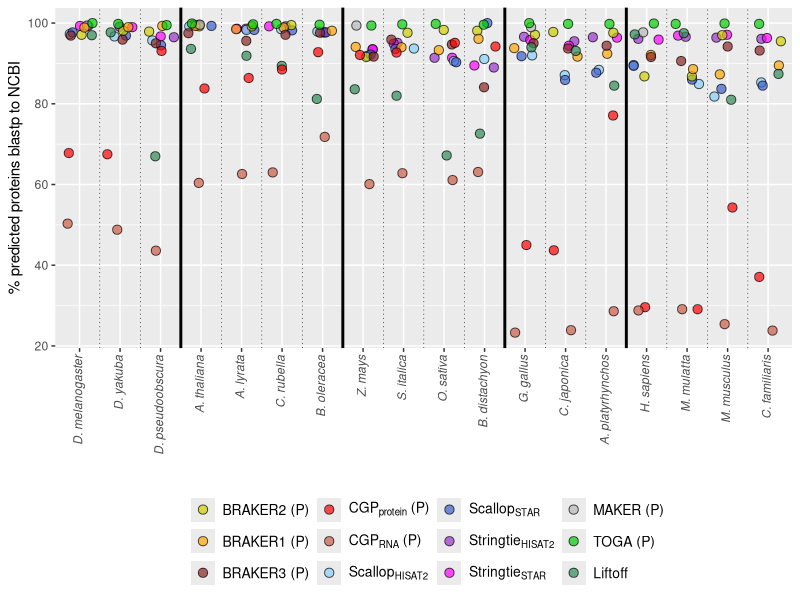
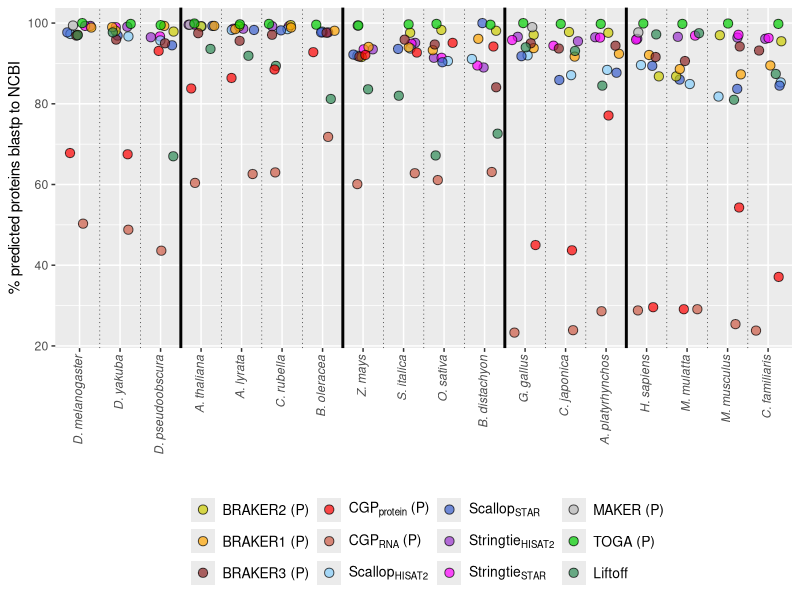

Reproduce these figures in R, in order.
## ---- chunk 1
currentdir=getwd()
setwd(currentdir)
library(tidyverse)
## ---- chunk 2
annotations <-read_csv("../../data/Table_S3.csv")
annotations <- annotations %>% filter(!method %in% c("BrkProt-unfilt","BrkProt-fullsupport","BrkRNA-unfilt",
                                                     "BrkRNA-fullsupport","CGPdenovo","TSEBRA","MakerNoRnaNoEvm",
                                                     "MakerRnaEvm","MakerNoRnaEvm")) 

methodlabels<-c("BRAKER2 (P)","BRAKER1 (P)","BRAKER3 (P)",expression(paste(CGP[protein]," (P)")),expression(paste(CGP[RNA]," (P)")),expression(Scallop[HISAT2]),expression(Scallop[STAR]),expression(Stringtie[HISAT2]),expression(Stringtie[STAR]),"MAKER (P)","TOGA (P)","Liftoff")

annotations$method <- factor(annotations$method,levels=c("BrkProt","BrkRNA","Braker3","CGPprotein","CGPrnaseq",
                                           "ScalHisat","ScalStar","StrHisat","StrStar","MakerRnaNoEvm","TOGA","liftoff"))

annotations <- annotations %>% mutate(species = str_replace(species, "dmelanogaster", "D. melanogaster")) %>%
     mutate(species = str_replace(species, "dpseudoobscura", "D. pseudoobscura")) %>%  
     mutate(species = str_replace(species, "dyakuba", "D. yakuba")) %>%
     mutate(species = str_replace(species, "alyrata", "A. lyrata")) %>%
     mutate(species = str_replace(species, "athaliana", "A. thaliana")) %>%
     mutate(species = str_replace(species, "boleracea", "B. oleracea")) %>%
     mutate(species = str_replace(species, "crubella", "C. rubella")) %>%
     mutate(species = str_replace(species, "osativa", "O. sativa")) %>%
     mutate(species = str_replace(species, "sitalica", "S. italica")) %>%
     mutate(species = str_replace(species, "bdistachyon", "B. distachyon")) %>%
     mutate(species = str_replace(species, "zmays", "Z. mays")) %>%
     mutate(species = str_replace(species, "bmori", "B. mori")) %>%
     mutate(species = str_replace(species, "herato", "H. erato")) %>%
     mutate(species = str_replace(species, "dplexippus", "D. plexippus")) %>%
     mutate(species = str_replace(species, "human", "H. sapiens")) %>%
     mutate(species = str_replace(species, "macaque", "M. mulatta")) %>%
     mutate(species = str_replace(species, "dog", "C. familiaris")) %>%
     mutate(species = str_replace(species, "mouse", "M. musculus")) %>%
     mutate(species = str_replace(species, "chicken", "G. gallus")) %>%
     mutate(species = str_replace(species, "quail", "C. japonica")) %>%
     mutate(species = str_replace(species, "mallard", "A. platyrhynchos"))


annotations <- annotations %>% mutate_at(vars(species),factor,levels=c("D. melanogaster",
              "D. yakuba", "D. pseudoobscura","A. thaliana", "A. lyrata","C. rubella","B. oleracea","Z. mays","S. italica","O. sativa",
               "B. distachyon", "G. gallus","C. japonica","A. platyrhynchos","H. sapiens","M. mulatta","M. musculus","C. familiaris","H. erato","D. plexippus","B. mori"))
## ---- chunk 3
nohelidata <- annotations %>% filter(group != "heliconines")
blastphit_plot <- nohelidata %>% ggplot(aes(x=species,y=100*blastp2NCBIfraction)) + geom_point(aes(fill=method),color="black",pch=21,position = position_jitter(w = 0.33,h = 0),alpha=0.7,size=2.8) +
    scale_fill_manual(labels=methodlabels,values=c("yellow3","orange","brown4", "red","coral3", "lightskyblue", "royalblue3","darkorchid3", "magenta","gray72","green3","seagreen")) +
theme(legend.text.align = 0) + 
theme(legend.text=element_text(size=10)) +
theme(axis.text.x=element_text(angle=90, hjust=1,vjust=0.3,face="italic")) + 
ylab("% predicted proteins blastp to NCBI") +
xlab("") + 
geom_vline(xintercept=1.5,linetype="dotted",size=0.2) +
geom_vline(xintercept=2.5,linetype="dotted",size=0.2)+
geom_vline(xintercept=3.5,linetype="solid",size=1) +
geom_vline(xintercept=4.5,linetype="dotted",size=0.2) +
geom_vline(xintercept=5.5,linetype="dotted",size=0.2) +
geom_vline(xintercept=6.5,linetype="dotted",size=0.2) +
geom_vline(xintercept=7.5,linetype="solid",size=1)+
geom_vline(xintercept=8.5,linetype="dotted",size=0.2) +
geom_vline(xintercept=9.5,linetype="dotted",size=0.2) +
geom_vline(xintercept=10.5,linetype="dotted",size=0.2) +
geom_vline(xintercept=11.5,linetype="solid",size=1)+
geom_vline(xintercept=12.5,linetype="dotted",size=0.2) +
geom_vline(xintercept=13.5,linetype="dotted",size=0.2) +
geom_vline(xintercept=14.5,linetype="solid",size=1) +
geom_vline(xintercept=15.5,linetype="dotted",size=0.2) +
geom_vline(xintercept=16.5,linetype="dotted",size=0.2) +
geom_vline(xintercept=17.5,linetype="dotted",size=0.2) +
theme(legend.position="bottom") +
guides(fill = guide_legend(title = ""))
theme(legend.margin=margin(-22, 0, 0, 0))

print(blastphit_plot)
ggsave(blastphit_plot,file="Figure_S6.pdf",width=7,height=5.5)
